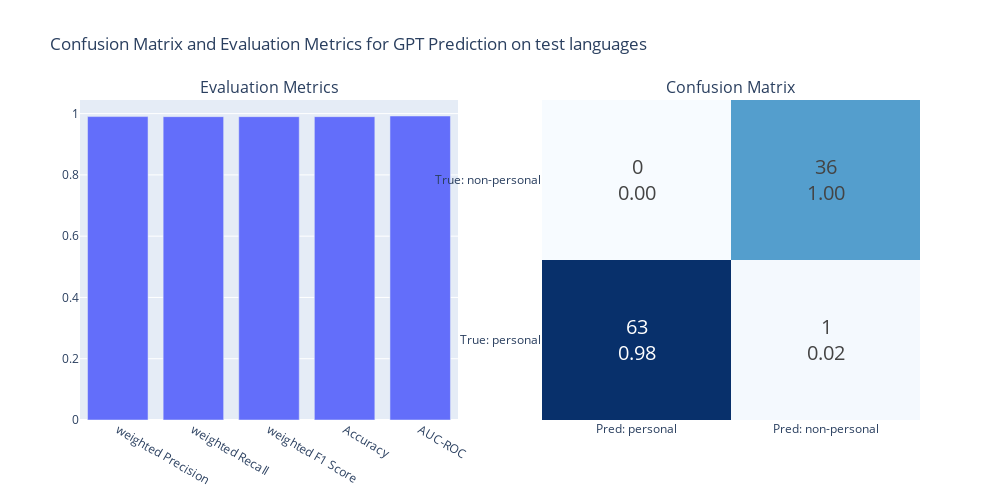

Notebook code cell kept with this figure:
### Code cell
plot_gpt_results(results_test_languages_personal, "GPT Prediction on test languages")

### Figure 1 — Plotly figure (JSON) as saved in the notebook; plotly's stock layout.template omitted (floating-point values rounded to 4 significant figures)
{"data": [{"showlegend": false, "type": "bar", "x": ["weighted Precision", "weighted Recall", "weighted F1 Score", "Accuracy", "AUC-ROC"], "xaxis": "x", "y": [0.9903, 0.99, 0.99, 0.99, 0.9922], "yaxis": "y"}, {"colorscale": [[0, "rgb(247,251,255)"], [0.125, "rgb(222,235,247)"], [0.25, "rgb(198,219,239)"], [0.375, "rgb(158,202,225)"], [0.5, "rgb(107,174,214)"], [0.625, "rgb(66,146,198)"], [0.75, "rgb(33,113,181)"], [0.875, "rgb(8,81,156)"], [1, "rgb(8,48,107)"]], "showscale": false, "text": [["63<br>0.98", "1<br>0.02"], ["0<br>0.00", "36<br>1.00"]], "textfont": {"size": 20}, "texttemplate": "%{text}", "type": "heatmap", "x": ["Pred: personal", "Pred: non-personal"], "xaxis": "x2", "y": ["True: personal", "True: non-personal"], "yaxis": "y2", "z": [[63, 1], [0, 36]]}], "layout": {"annotations": [{"font": {"size": 16}, "showarrow": false, "text": "Evaluation Metrics", "x": 0.225, "xanchor": "center", "xref": "paper", "y": 1, "yanchor": "bottom", "yref": "paper"}, {"font": {"size": 16}, "showarrow": false, "text": "Confusion Matrix", "x": 0.775, "xanchor": "center", "xref": "paper", "y": 1, "yanchor": "bottom", "yref": "paper"}], "height": 500, "showlegend": false, "title": {"text": "Confusion Matrix and Evaluation Metrics for GPT Prediction on test languages"}, "width": 1000, "xaxis": {"anchor": "y", "domain": [0, 0.45]}, "xaxis2": {"anchor": "y2", "domain": [0.55, 1]}, "yaxis": {"anchor": "x", "domain": [0, 1]}, "yaxis2": {"anchor": "x2", "domain": [0, 1]}}}
